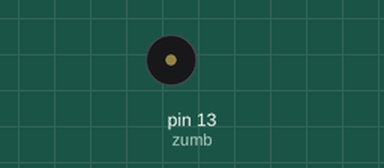
The sketch below on a simulated Arduino Uno, built with avr-gcc and run on an emulated ATmega328P. Parts: buzzer (waves = sounding, pin HIGH).

Above: at 0.7 s.
At 1.85 s:
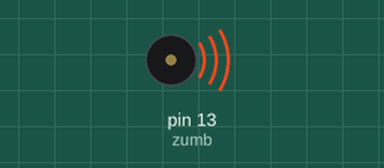
Timing chart, 0 to 5.2 s (numbered marks = the images above):
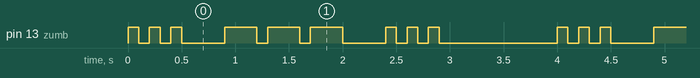

Measured:
- by itself, pin 13 (zumb): repeats every 4.0 s: 2 × (LOW 0.10 s, HIGH 0.10 s), LOW 0.40 s, 2 × (HIGH 0.30 s, LOW 0.10 s), HIGH 0.30 s, LOW 0.40 s, 2 × (HIGH 0.10 s, LOW 0.10 s), HIGH 0.10 s, LOW 1.1 s, HIGH 0.10 s
- by itself, everything shown: repeats every 4.0 s, in 18 steps

The sketch:

Practice_4.ino
```cpp
int corto=100;
int largo=300;
int pausa=300;
int espera=1000;
int n=0;
int zumb=13;

void setup() {
    pinMode(zumb,OUTPUT);
}

void loop() {
  for(n=0;n<3;n++){
    digitalWrite(zumb,HIGH);
    delay(corto);
    digitalWrite(zumb,LOW);
    delay(corto);
    }
  delay(pausa);
  for(n=0;n<3;n++){
    digitalWrite(zumb,HIGH);
    delay(largo);
    digitalWrite(zumb,LOW);
    delay(corto);
    }
  delay(pausa);
  for(n=0;n<3;n++){
    digitalWrite(zumb,HIGH);
    delay(corto);
    digitalWrite(zumb,LOW);
    delay(corto);
    }
  delay(espera);
}
```
